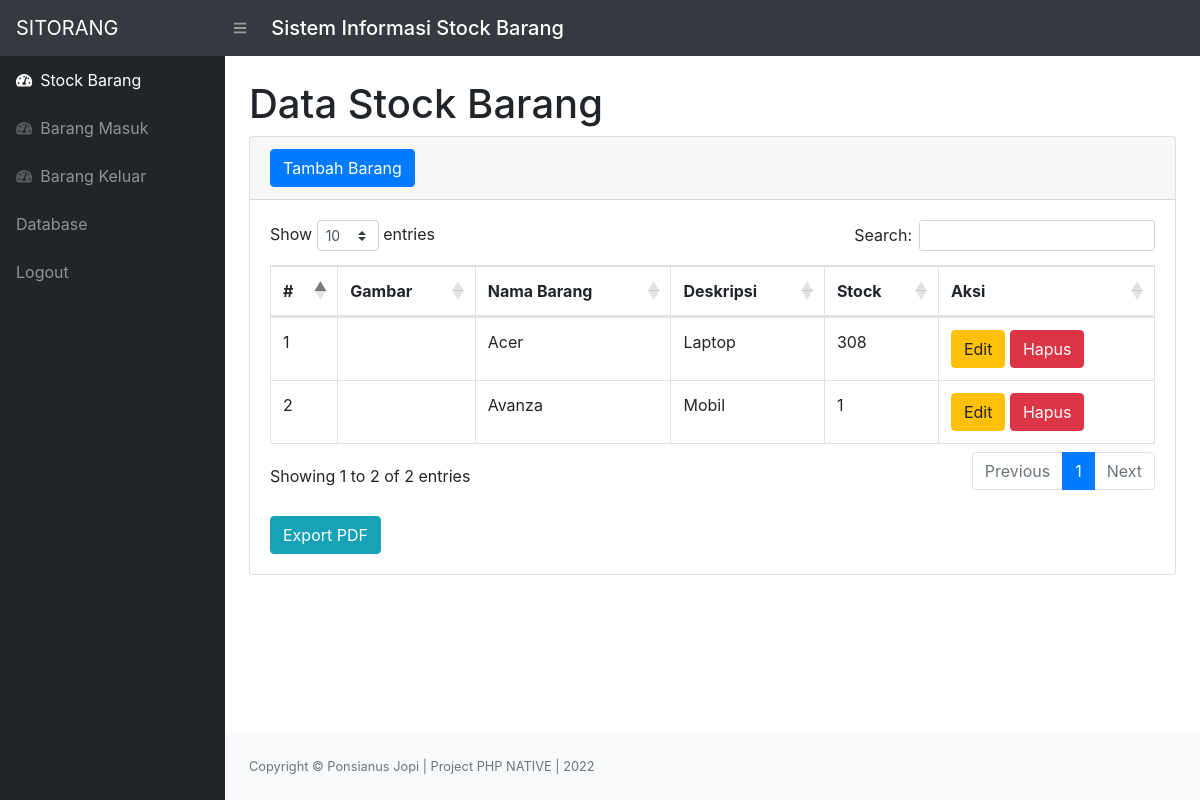
Screenshot of /index.php (signed in) with the database file from the repository.
### tables this page shows
CREATE TABLE `stock` (
  `idbarang` int(11) NOT NULL,
  `namabarang` varchar(20) NOT NULL,
  `deskripsi` varchar(20) NOT NULL,
  `stock` int(11) NOT NULL,
  `image` varchar(225) DEFAULT NULL
);

### index.php (the view, shortened to what this page needs)
<?php
require 'function.php';
?>
<!DOCTYPE html>
<html lang="en">
<head>
    <link href="css/styles.css" rel="stylesheet" />
    <link href="https://cdn.datatables.net/1.10.20/css/dataTables.bootstrap4.min.css" rel="stylesheet"
 />
</head>
<body class="sb-nav-fixed">
    <nav class="sb-topnav navbar navbar-expand navbar-dark bg-dark">
        <a class="navbar-brand" href="index.html">SITORANG</a>
        <button class="btn btn-link btn-sm order-1 order-lg-0" id="sidebarToggle" href="#"><i
                class="fas fa-bars"></i></button>
        <h5 class="navbar-brand">Sistem Informasi Stock Barang</h5>
    </nav>
    <div id="layoutSidenav">
        <div id="layoutSidenav_nav">
            <nav class="sb-sidenav accordion sb-sidenav-dark" id="sidenavAccordion">
                <div class="sb-sidenav-menu">
                    <div class="nav">
                        <a class="nav-link" href="index.php">
                            <div class="sb-nav-link-icon"><i class="fas fa-tachometer-alt"></i></div>
                            Stock Barang
                        </a>
                        <a class="nav-link" href="masuk.php">
                            <div class="sb-nav-link-icon"><i class="fas fa-tachometer-alt"></i></div>
                            Barang Masuk
                        </a>
                        <a class="nav-link" href="keluar.php">
                            <div class="sb-nav-link-icon"><i class="fas fa-tachometer-alt"></i></div>
                            Barang Keluar
                        </a>
                        <a class="nav-link" target="_blank"
                            href="http://localhost/phpmyadmin/index.php?route=/database/structure&server=1&db=sitorang">
                            Database
                        </a>
                        <a class="nav-link" href="logout.php">
                            Logout
                        </a>
                    </div>
                </div>
            </nav>
        </div>
        <div id="layoutSidenav_content">
            <main>
                <div class="container-fluid">
                    <h1 class="mt-4">Data Stock Barang</h1>
                    <div class="card mb-4">
                        <div class="card-header">
                            <button type="button" class="btn btn-primary" data-toggle="modal" data-target="#myModal">
                                Tambah Barang
                            </button>
                        </div>
                        <div class="card-body">
                            <div class="table-responsive">
                                <table class="table table-bordered" id="dataTable" width="100%" cellspacing="0">
                                    <thead>
                                        <tr>
                                            <th>#</th>
                                            <th>Gambar</th>
                                            <th>Nama Barang</th>
                                            <th>Deskripsi</th>
                                            <th>Stock</th>
                                            <th>Aksi</th>
                                        </tr>
                                    </thead>
                                    <tbody>
                                        <?php
                                            $ambilsemuadatastock = mysqli_query($conn, "select*from stock");
                                            $i = 1;
                                            while ($data=mysqli_fetch_array($ambilsemuadatastock)) {
                                                $namabarang = $data['namabarang'];
                                                $deskripsi = $data['deskripsi'];
                                                $stock = $data['stock'];
                                                $idb = $data['idbarang'];
                                        ?>
                                        <tr>
                                            <td><?=$i++;?></td>
                                            <td></td>
                                            <td><?=$namabarang;?></td>
                                            <td><?=$deskripsi;?></td>
                                            <td><?=$stock;?></td>
                                            <td>
                                                <button type="button" class="btn btn-warning" data-toggle="modal"
                                                    data-target="#edit<?=$idb;?>">
                                                    Edit
                                                </button>
                                                <button type="button" class="btn btn-danger" data-toggle="modal"
                                                    data-target="#hapus<?=$idb;?>">
                                                    Hapus
                                                </button>
                                            </td>
                                        </tr>
                            </div>
                        </div>
                        <?php
                                            }
                                        ?>
                        <br>
                        <a href="export.php" class="btn btn-info">Export PDF</a>
                        <br>
                    </div>
                </div>
    <footer class="py-4 bg-light mt-auto">
        <div class="container-fluid">
            <div class="d-flex align-items-center justify-content-between small">
                <div class="text-muted">Copyright &copy; Ponsianus Jopi | Project PHP NATIVE | 2022</div>
            </div>
        </div>
    </footer>
</body>
</html>

### rows the page displays
stock: namabarang "Acer", deskripsi "Laptop", stock "308"
stock: namabarang "Avanza", deskripsi "Mobil", stock "1"
